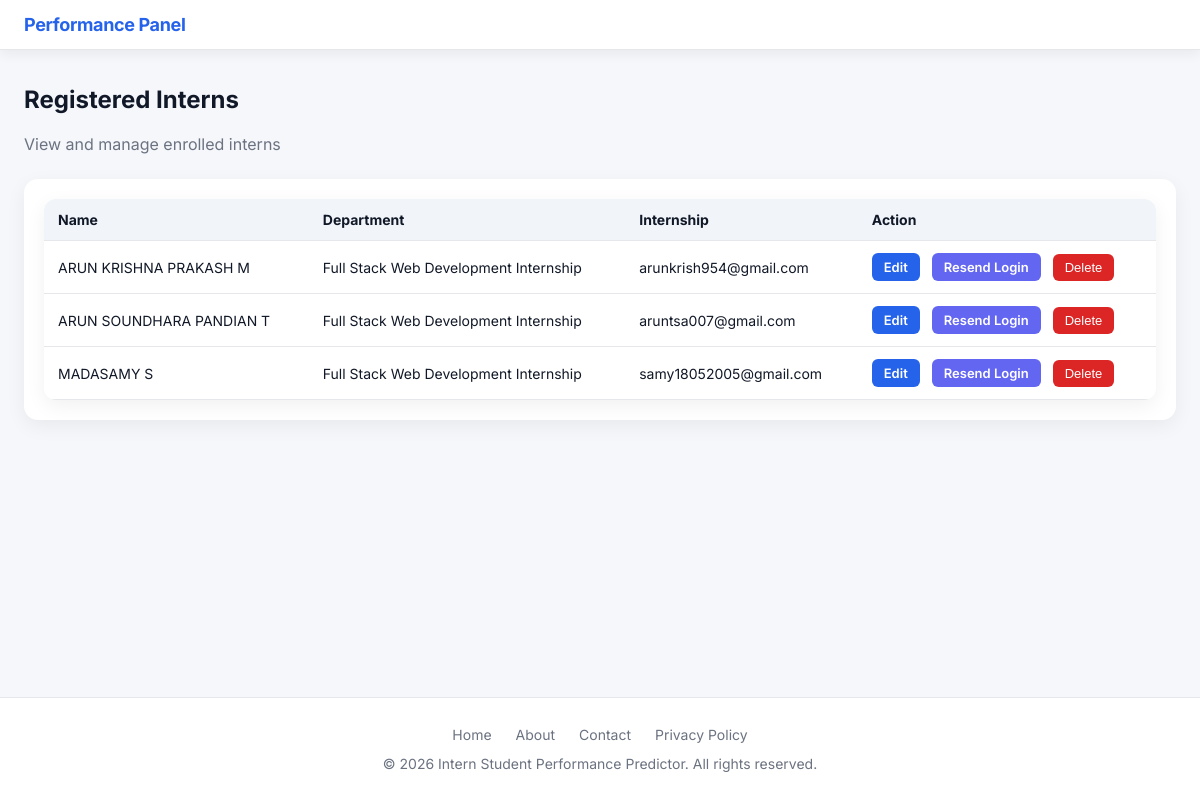
The page /admin/student-list (signed in) on the database its author committed.
### tables this page shows
CREATE TABLE students (
        id INTEGER PRIMARY KEY AUTOINCREMENT,
        unique_student_id TEXT UNIQUE NOT NULL,
        name TEXT NOT NULL,
        email TEXT UNIQUE NOT NULL,
        course_id INTEGER,
        user_id INTEGER UNIQUE,

        -- NEW FIELDS
        internship_type TEXT,
        joining_date TEXT,
        ending_date TEXT,
        college_name TEXT,
        department TEXT, phone_number TEXT, profile_pic TEXT, gender TEXT, dob TEXT, address TEXT, linkedin_url TEXT, github_url TEXT,

        FOREIGN KEY (course_id) REFERENCES courses(id),
        FOREIGN KEY (user_id) REFERENCES users(id)
    );

CREATE TABLE courses (
            id INTEGER PRIMARY KEY AUTOINCREMENT,
            name TEXT UNIQUE NOT NULL,
            total_expected_tasks INTEGER DEFAULT 10 -- New: For course completion calculation
        , description TEXT, duration TEXT);

### admin_routes.py (the view)
@admin_bp.route("/student-list", endpoint="student_list")
def student_list():
    if not is_admin_logged_in():
        return redirect(url_for("auth.login"))
    conn = sqlite3.connect(DATABASE)
    cursor = conn.cursor()
    cursor.execute(
        """
        SELECT s.unique_student_id, s.name, s.email, c.name AS course_name, s.id as student_db_id
        FROM students s
        LEFT JOIN courses c ON s.course_id = c.id
        ORDER BY s.name
        """
    )
    students_data = cursor.fetchall()
    conn.close()
    return render_template(
        "student_list.html",
        username=session["username"],
        students=students_data,
    )

### admin_routes.py (called while the page is built, shortened)
@admin_bp.app_context_processor
def inject_pending_counts():
    if not session.get("logged_in") or session.get("role") != "admin":
        return dict(pending_counts={})

### database.py (called while the page is built)
def is_admin_logged_in() -> bool:
    return session.get("role") == "admin"

### templates/student_list.html (shortened to what this page needs)
<!DOCTYPE html>
<html lang="en">
<head>
    <link rel="stylesheet" href="{{ url_for('static', filename='css/style.css') }}">
</head>
<body data-role="{{ session.get('role', 'intern') }}">
    <header class="header">
        <div class="container">
            <div class="flex">
                <span class="header-brand">Performance Panel</span>
            </div>
        </div>
    </header>
    <main class="main-content">
        <div class="container">
            <div class="page-header">
                <h2 class="page-title">Registered Interns</h2>
                <p class="subtitle">View and manage enrolled interns</p>
            </div>
            <div class="card table-wrapper">
                <table class="clean-table">
                    <thead>
                        <tr>
                            <th>Name</th>
                            <th>Department</th>
                            <th>Internship</th>
                            <th>Action</th>
                        </tr>
                    </thead>
                    <tbody>
                        {% for student in students %}
                        <tr>
                            <td>{{ student[1] }}</td>
                            <td>{{ student[3] }}</td>
                            <td>{{ student[2] }}</td>
                            <td>
                                <div style="display: flex; gap: 8px; align-items: center;">
                                    <a href="{{ url_for('admin.edit_student', student_id=student[0]) }}" class="btn-sm"
                                        style="background-color: #2563eb; color: white; padding: 6px 12px; border-radius: 6px; text-decoration: none; font-size: 13px;"
                                        title="Edit Student">
                                        Edit
                                    </a>
                                    <a href="{{ url_for('admin.resend_credentials', student_id=student[4]) }}"
                                        class="btn-sm" style="background-color: #6366f1; color: white; padding: 6px 12px; border-radius: 6px; text-decoration: none; font-size: 13px;"
                                        title="Resend Login Credentials">
                                        Resend Login
                                    </a>
                                    <form action="{{ url_for('admin.delete_student', student_id=student[0]) }}"
                                        method="POST" style="display: inline;" class="replace-history"
                                        onsubmit="return confirm('Are you sure you want to delete this student? This action cannot be undone.');">
                                        <button type="submit"
                                            style="background-color: #dc2626; color: white; padding: 6px 12px; border: none; border-radius: 6px; cursor: pointer; font-size: 13px;"
                                            title="Delete Student">
                                            Delete
                                        </button>
                                    </form>
                                </div>
                            </td>
                        </tr>
                        {% endfor %}
                    </tbody>
                </table>
            </div>
        </div>
    </main>
    <footer class="footer">
        <div class="container">
            <div class="footer-links">
                <a href="{{ url_for('auth.index') }}">Home</a>
                <a href="{{ url_for('auth.about') }}">About</a>
                <a href="{{ url_for('auth.contact') }}">Contact</a>
                <a href="#">Privacy Policy</a>
            </div>
            <p>&copy; 2026 Intern Student Performance Predictor. All rights reserved.</p>
        </div>
    </footer>
    <div class="fab-container">
    </div>
</body>
</html>

### static/css/style.css (style rules this page uses)
:root { --bg-main: #f5f7fb; --bg-secondary: #ffffff; --card-bg: #ffffff; --border-color: #e5e7eb; --text-primary: #111827; --text-secondary: #6b7280; --primary: #2563eb; --primary-light: #3b82f6; --success: #10b981; --warning: #f59e0b; --danger: #ef4444; --purple: #8b5cf6; --teal: #14b8a6; --pink: #ec4899; --gray: #9ca3af; --radius-sm: 8px; --radius-md: 14px; --radius-lg: 20px; --shadow-sm: 0 4px 12px rgba(0, 0, 0, 0.06); --shadow-md: 0 10px 30px rgba(0, 0, 0, 0.08); --font-main: 'Inter', system-ui, sans-serif; }
* { margin: 0; padding: 0; box-sizing: border-box; }
body { font-family: var(--font-main); background: var(--bg-main); color: var(--text-primary); min-height: 100vh; display: flex; flex-direction: column; }
.container { max-width: 1400px; margin: 0 auto; padding: 0 24px; }
.header { background: var(--card-bg); border-bottom: 1px solid var(--border-color); box-shadow: var(--shadow-sm); position: sticky; top: 0; z-index: 100; }
.header .container { padding-top: 14px; padding-bottom: 14px; }
.header .flex { display: flex; align-items: center; justify-content: space-between; flex-wrap: wrap; gap: 16px; }
.header-brand { font-size: 18px; font-weight: 700; color: var(--primary); letter-spacing: -0.02em; }
.footer { margin-top: auto; background: var(--card-bg); border-top: 1px solid var(--border-color); padding: 28px 0; text-align: center; color: var(--text-secondary); font-size: 14px; }
.footer-links { display: flex; justify-content: center; gap: 24px; margin-bottom: 12px; }
.footer-links a { color: var(--text-secondary); text-decoration: none; }
.fab-container { position: fixed; bottom: 24px; right: 24px; display: flex; flex-direction: column; gap: 10px; z-index: 50; }
.main-content { padding: 35px 0; }
.subtitle { margin-top: 6px; color: var(--text-secondary); }
.page-title { font-size: 26px; font-weight: 700; margin-bottom: 20px; }
.clean-table { width: 100%; border-collapse: collapse; background: #fff; border-radius: 12px; overflow: hidden; }
.clean-table th, .clean-table td { padding: 12px; border-bottom: 1px solid #e5e7eb; font-size: 14px; }
.clean-table th { background: #f1f5f9; text-align: left; }
.btn-sm { padding: 4px 10px; border-radius: 6px; color: white; font-size: 12px; text-decoration: none; margin-right: 4px; }
.card { background: #fff; padding: 20px; border-radius: 14px; box-shadow: 0 6px 20px rgba(0, 0, 0, 0.06); }
.page-header { margin-bottom: 25px; }
.page-header h2 { font-size: 24px; font-weight: 700; }
.table-wrapper { margin-top: 25px; overflow-x: auto; }
.clean-table { width: 100%; border-collapse: collapse; background: #ffffff; border-radius: 12px; box-shadow: 0 6px 20px rgba(0, 0, 0, 0.06); }
.clean-table th, .clean-table td { padding: 12px 14px; border-bottom: 1px solid #e5e7eb; text-align: left; font-size: 14px; }
.clean-table th { background: #f1f5f9; font-weight: 700; }
.btn-sm { padding: 5px 10px; border-radius: 6px; font-size: 12px; font-weight: 600; text-decoration: none; color: #fff; }
.btn-sm { padding: 6px 10px; border-radius: 6px; font-size: 12px; border: none; cursor: pointer; color: white; }

### rows shown on the page
students: name "ARUN KRISHNA PRAKASH M", name "Full Stack Web Development Internship", email "arunkrish954@gmail.com"
students: name "ARUN SOUNDHARA PANDIAN T", name "Full Stack Web Development Internship", email "aruntsa007@gmail.com"
students: name "MADASAMY S", name "Full Stack Web Development Internship", email "samy18052005@gmail.com"
